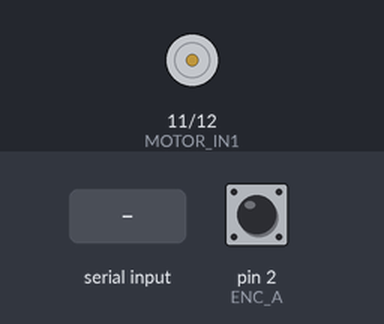
The sketch below on a simulated Arduino Uno, built with avr-gcc and run on an emulated ATmega328P. Shown: motor-driver pin pairs drawn as motors (green arrow = first pin HIGH = forward, orange = second pin HIGH = backward, longer = more drive, scaled by the enable pin). The inputs (shaded band) are chosen by the test bench; at power-on: pin 2 (ENC_A) HIGH. What the sketch prints to the serial monitor is not drawn.

Above: at 1.2 s.
1.3 s: "90,45\n" received over the second serial link
At 1.6 s:
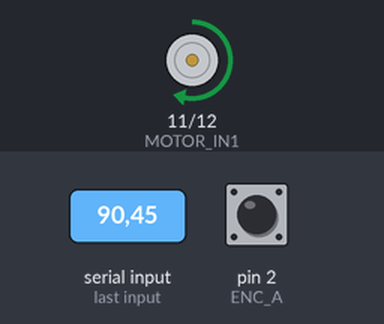
Timing chart, 0 to 4.3 s (numbered marks = the images above; inputs shaded):
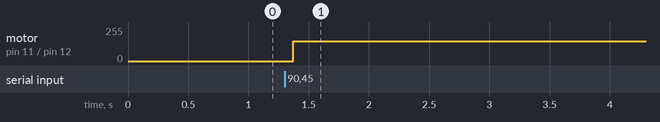

Measured:
- after the input at 1.3 s, motor on pin 11 (MOTOR_IN1) / pin 12 (MOTOR_IN2): stopped → forward 150/255 after 0.07 s

The sketch:

2.ino
```cpp
#include <SoftwareSerial.h>

SoftwareSerial HC12(9, 10); // RX, TX

// 엔코더 핀
const byte ENC_A = 2;
const byte ENC_B = 3;
const float PULSES_PER_REV = 1920.0; // 출력축 1회전당 펄스

// 모터 드라이버 제어 핀 (환경에 맞게 수정 가능)
const byte MOTOR_PWM = 6;
const byte MOTOR_IN1 = 11;
const byte MOTOR_IN2 = 12;

volatile long encoderCount = 0;

// 모터 제어 변수
long targetPulses = 0;
bool isMoving = false;
int motorSpeed = 150; // 모터 구동 속도 (0 ~ 255)

void onEncoderA() {
  if (digitalRead(ENC_B) == LOW) {
    encoderCount++;
  } else {
    encoderCount--;
  }
}

void moveMotor(int dir, int speed) {
  analogWrite(MOTOR_PWM, speed);
  if (dir == 1) {
    digitalWrite(MOTOR_IN1, HIGH);
    digitalWrite(MOTOR_IN2, LOW);
  } else if (dir == -1) {
    digitalWrite(MOTOR_IN1, LOW);
    digitalWrite(MOTOR_IN2, HIGH);
  } else {
    analogWrite(MOTOR_PWM, 0);
    digitalWrite(MOTOR_IN1, LOW);
    digitalWrite(MOTOR_IN2, LOW);
  }
}

void setup() {
  Serial.begin(9600);
  HC12.begin(9600);

  pinMode(ENC_A, INPUT_PULLUP);
  pinMode(ENC_B, INPUT_PULLUP);
  attachInterrupt(digitalPinToInterrupt(ENC_A), onEncoderA, RISING);

  pinMode(MOTOR_PWM, OUTPUT);
  pinMode(MOTOR_IN1, OUTPUT);
  pinMode(MOTOR_IN2, OUTPUT);
  moveMotor(0, 0);

  Serial.println("모터 제어 수신기 준비 완료");
}

void loop() {
  // 1. 무선(HC-12)으로 목표 바퀴 수 데이터 수신 프로세스
  if (HC12.available() && !isMoving) {
    float targetRevolutions = HC12.parseFloat();

    if (targetRevolutions != 0.0) {
      // 새로운 명령 시작 시 엔코더 카운트 0으로 리셋
      noInterrupts();
      encoderCount = 0;
      interrupts();

      // 절대값 기준으로 목표 펄스 수 계산
      targetPulses = abs(targetRevolutions * PULSES_PER_REV);
      isMoving = true;

      HC12.print("-> 명령 접수: ");
      HC12.print(targetRevolutions, 2);
      HC12.print("바퀴 이동 시작 (목표 펄스: ");
      HC12.print(targetPulses);
      HC12.println(")");

      // 모터 출발 방향 설정
      if (targetRevolutions > 0) {
        moveMotor(1, motorSpeed);
      } else {
        moveMotor(-1, motorSpeed);
      }
    }
  }

  // 2. 모터가 회전 중일 때 엔코더 체크 및 정지 프로세스
  if (isMoving) {
    noInterrupts();
    long currentCount = encoderCount; // 현재까지 기록된 실제 펄스값 복사
    interrupts();

    // 목표 펄스값에 도달했는지 확인 (방향 무관하게 절대값으로 비교)
    if (abs(currentCount) >= targetPulses) {
      moveMotor(0, 0); // 모터 정지
      isMoving = false;

      // [수정] 무선 수신측 시리얼 모니터로 최종 엔코더 값 전송
      HC12.print("-> [이동 완료] 최종 엔코더 값: ");
      HC12.print(currentCount); // 정회전이면 양수, 역회전이면 음수로 출력됨
      HC12.print(" 펄스 (약 ");
      HC12.print((float)currentCount / PULSES_PER_REV, 2);
      HC12.println(" 바퀴 이동됨)");
    }
  }
}
 
```
